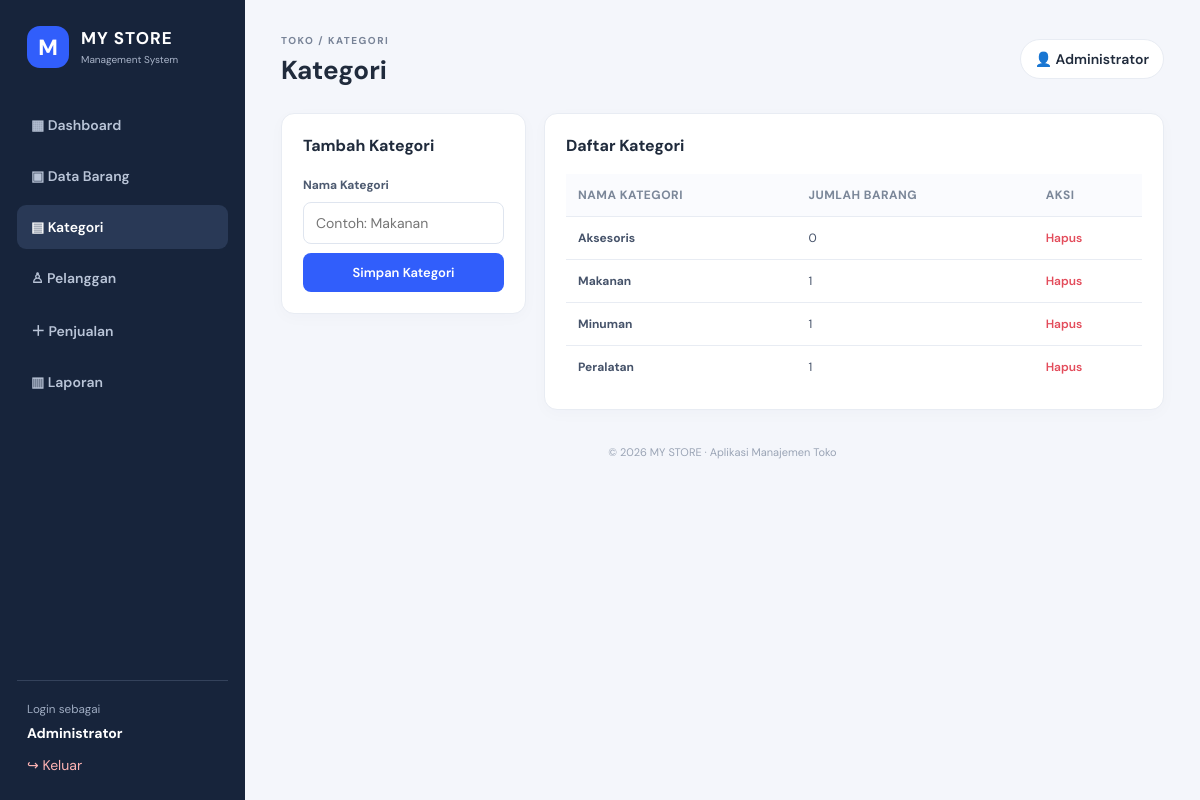
The app's page /categories.php (signed in) with its own data.
### tables this page shows
CREATE TABLE IF NOT EXISTS categories (
 id INT AUTO_INCREMENT PRIMARY KEY,
 name VARCHAR(100) NOT NULL UNIQUE,
 created_at TIMESTAMP DEFAULT CURRENT_TIMESTAMP
);

### functions.php (called while the page is built, shortened)
<?php
function e($value) {
    return htmlspecialchars((string)($value ?? ''), ENT_QUOTES, 'UTF-8');
}

### categories.php (the view, shortened to what this page needs)
<?php
require_once 'config.php'; require_once 'functions.php'; require_login();
$rows=$pdo->query("SELECT c.*,COUNT(p.id) product_count FROM categories c LEFT JOIN products p ON p.category_id=c.id GROUP BY c.id ORDER BY c.name")->fetchAll();
$page_title='Kategori';include 'header.php';?>
<div class="content-grid compact-grid"><section class="panel form-panel"><h3>Tambah Kategori</h3><form method="post"><input type="hidden" name="csrf_token" value="<?=e(csrf_token())?>"><label>Nama Kategori</label><input name="name" required placeholder="Contoh: Makanan"><button class="btn btn-primary">Simpan Kategori</button></form></section>
<section class="panel"><h3>Daftar Kategori</h3><div class="table-wrap"><table><thead><tr><th>Nama Kategori</th><th>Jumlah Barang</th><th>Aksi</th></tr></thead><tbody><?php foreach($rows as $r):?><tr><td><b><?=e($r['name'])?></b></td><td><?= (int)$r['product_count']?></td><td><form method="post" onsubmit="return confirm('Hapus kategori? Barang terkait akan menjadi tanpa kategori.')"><button class="link-danger">Hapus</button></form></td></tr><?php endforeach;?></tbody></table></div></section></div>
<?php include 'footer.php';?>

### assets/style.css (style rules this page uses)
:root { --navy:#17243b;--blue:#315efb;--pale:#f4f6fb;--text:#202b3c;--muted:#788397;--line:#e8ecf3 }
* { box-sizing:border-box }
body { margin:0;background:var(--pale);color:var(--text);font-family:'DM Sans',Arial,sans-serif;font-size:14px }
.stat-card,.panel { background:#fff;border:1px solid var(--line);border-radius:13px;padding:21px;box-shadow:0 4px 16px rgba(30,48,80,.025) }
.panel { margin-bottom:20px }
.panel h3 { margin:0 0 18px;font-size:16px }
.content-grid { display:grid;grid-template-columns:minmax(245px, .75fr) minmax(0,2fr);gap:18px;align-items:start }
.compact-grid { grid-template-columns:minmax(245px,.7fr) minmax(0,2fr) }
.form-panel form { display:grid;gap:9px }
.form-panel h3 { margin-bottom:16px }
label { display:block;font-size:12px;font-weight:700;margin:5px 0 0;color:#4d5a70 }
input,select,textarea { width:100%;border:1px solid #dfe5ef;background:#fff;padding:11px 12px;border-radius:8px;font:inherit;color:var(--text);outline:none }
.btn { border:0;display:inline-flex;align-items:center;justify-content:center;padding:11px 15px;border-radius:8px;font:600 13px 'DM Sans',sans-serif;text-decoration:none;cursor:pointer }
.btn-primary { background:var(--blue);color:#fff }
.table-wrap { width:100%;overflow-x:auto }
table { border-collapse:collapse;width:100%;white-space:nowrap }
th { text-align:left;color:#7b8799;font-size:11px;text-transform:uppercase;letter-spacing:.5px;background:#fafbfe }
th,td { padding:13px 12px;border-bottom:1px solid var(--line);font-size:12px }
td { color:#46536a }
tbody tr:last-child td { border-bottom:0 }
.link-danger { border:0;background:none;color:#e34c5b;font:600 12px 'DM Sans';cursor:pointer;padding:0 }

### records on screen
categories: name "Aksesoris", product_count "0"
categories: name "Makanan", product_count "1"
categories: name "Minuman", product_count "1"
categories: name "Peralatan", product_count "1"

### other values on screen
$_SESSION['full_name'] "Administrator"
$page_title "KATEGORI"
$page_title "Kategori"
